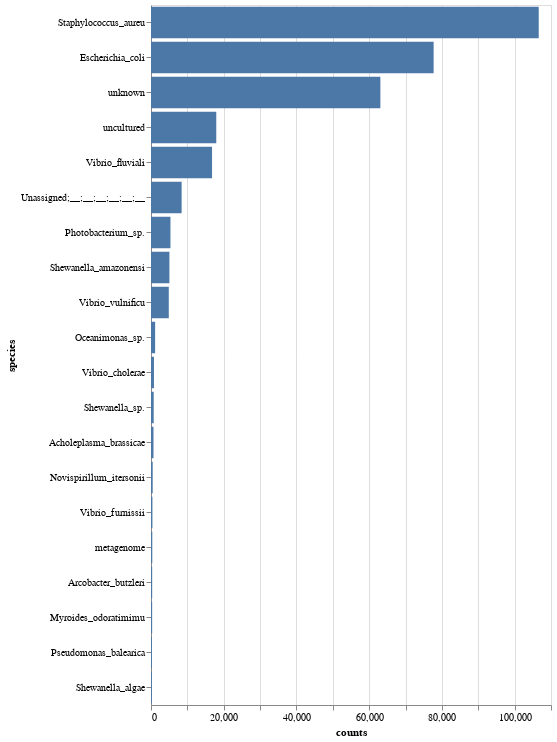

Notebook code cell kept with this figure:
### Code cell
alt.Chart(pacbio_df3.reset_index().sort_values('counts', ascending=False).head(20)).mark_bar().encode(
    x=alt.X('counts'),
    y=alt.Y("species", sort='-x'),
    tooltip=['species']
).properties(height=700)

### Figure 1 — Vega-Lite specification as saved in the notebook (floating-point values rounded to 4 significant figures)
{"config": {"view": {"continuousWidth": 400, "continuousHeight": 300}}, "data": {"name": "data-ea075276166d38cb98339fde37267844"}, "mark": "bar", "encoding": {"tooltip": [{"field": "species", "type": "nominal"}], "x": {"field": "counts", "type": "quantitative"}, "y": {"field": "species", "sort": "-x", "type": "nominal"}}, "height": 700, "$schema": "https://vega.github.io/schema/vega-lite/v4.17.0.json", "datasets": {"data-ea075276166d38cb98339fde37267844": [{"species": "Staphylococcus_aureu", "counts": 106600.0}, {"species": "Escherichia_coli", "counts": 77730.0}, {"species": "unknown", "counts": 63070.0}, {"species": "uncultured", "counts": 17950.0}, {"species": "Vibrio_fluviali", "counts": 16790.0}, {"species": "Unassigned;__;__;__;__;__;__", "counts": 8422.0}, {"species": "Photobacterium_sp.", "counts": 5352.0}, {"species": "Shewanella_amazonensi", "counts": 5065.0}, {"species": "Vibrio_vulnificu", "counts": 4891.0}, {"species": "Oceanimonas_sp.", "counts": 1139.0}, {"species": "Vibrio_cholerae", "counts": 815.0}, {"species": "Shewanella_sp.", "counts": 738.0}, {"species": "Acholeplasma_brassicae", "counts": 680.0}, {"species": "Novispirillum_itersonii", "counts": 471.0}, {"species": "Vibrio_furnissii", "counts": 392.0}, {"species": "metagenome", "counts": 357.0}, {"species": "Arcobacter_butzleri", "counts": 324.0}, {"species": "Myroides_odoratimimu", "counts": 318.0}, {"species": "Pseudomonas_balearica", "counts": 258.0}, {"species": "Shewanella_algae", "counts": 246.0}]}}
